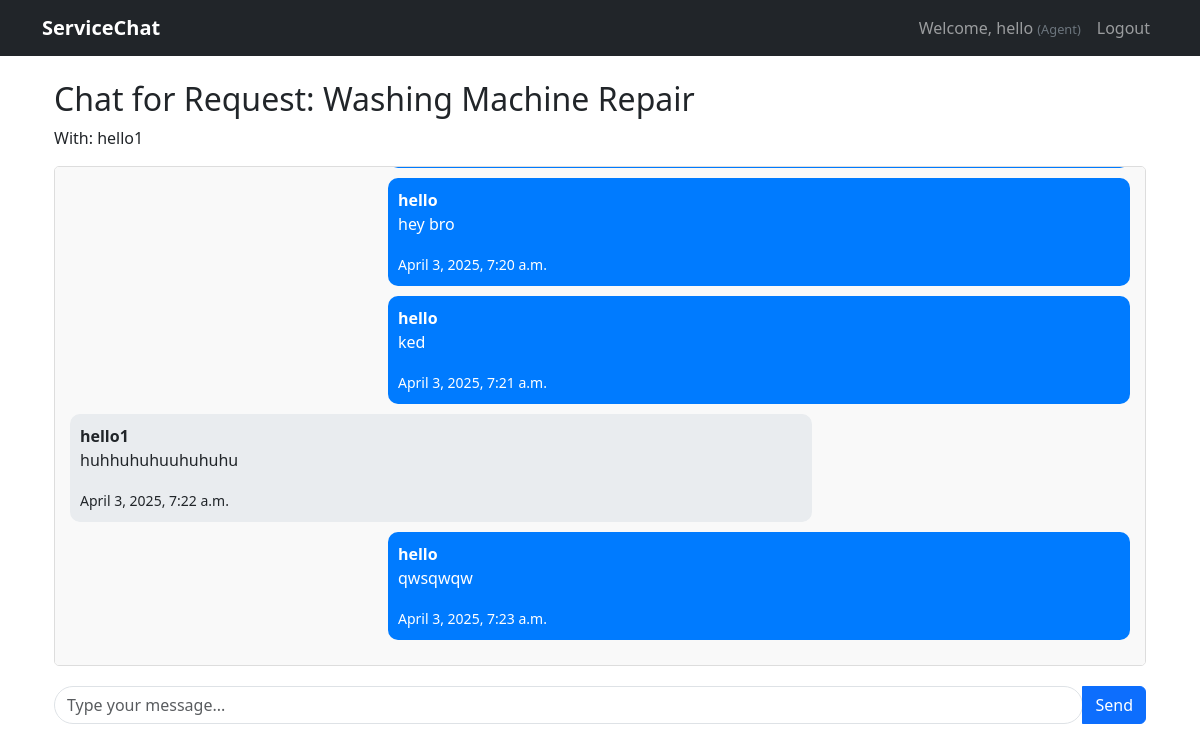
/chat/1/ (signed in), run on the app's committed database.
### core/models.py (models this page shows, shortened)
class User(AbstractUser):
    is_customer = models.BooleanField(default=False)
    is_agent = models.BooleanField(default=False)
    profile_picture = models.ImageField(upload_to='profile_pics/', null=True, blank=True)

class ServiceRequest(models.Model):
    STATUS_CHOICES = [
        ('pending', 'Pending'),
        ('accepted', 'Accepted'),
        ('rejected', 'Rejected'),
        ('completed', 'Completed'),
    ]
    customer = models.ForeignKey(User, on_delete=models.CASCADE, related_name='customer_requests')
    agent = models.ForeignKey(User, on_delete=models.CASCADE, related_name='agent_requests')
    subject = models.CharField(max_length=200)
    description = models.TextField()
    created_at = models.DateTimeField(default=timezone.now)
    status = models.CharField(max_length=20, choices=STATUS_CHOICES, default='pending')

class ChatMessage(models.Model):
    request = models.ForeignKey(ServiceRequest, on_delete=models.CASCADE, related_name='messages')
    sender = models.ForeignKey(User, on_delete=models.CASCADE)
    message = models.TextField()
    timestamp = models.DateTimeField(auto_now_add=True)
    def __str__(self):
        return f"Chat {self.id}"
    class Meta:
        ordering = ['timestamp']

### core/views.py (the view)
# urls.py: path('chat/<int:request_id>/', views.chat, name='chat'),
@login_required
def chat(request, request_id):
    service_request = get_object_or_404(ServiceRequest, id=request_id)
    if request.user not in [service_request.customer, service_request.agent]:
        return redirect('dashboard')
    if service_request.status != 'accepted':
        return redirect('dashboard')
    messages = ChatMessage.objects.filter(request=service_request).order_by('timestamp')
    if request.method == 'POST':
        form = ChatMessageForm(request.POST)
        if form.is_valid():
            chat_message = form.save(commit=False)
            chat_message.request = service_request
            chat_message.sender = request.user
            chat_message.save()
            return redirect('chat', request_id=request_id)
    else:
        form = ChatMessageForm()
    return render(request, 'chat.html', {
        'service_request': service_request,
        'messages': messages,
        'form': form,
        'other_user': service_request.agent if request.user == service_request.customer else service_request.customer
    })

### core/forms.py
class ChatMessageForm(forms.ModelForm):
    class Meta:
        model = ChatMessage
        fields = ['message']

### core/templates/chat.html (shortened to what this page needs)
{% extends 'base.html' %}
{% block content %}
<div class="container">
    <h2>Chat for Request: {{ service_request.subject }}</h2>
    <p>With: {{ other_user.username }}</p>
    <div id="chat-container">
        {% for message in messages %}
            <div class="chat-message {% if message.sender == request.user %}sent{% else %}received{% endif %}">
                <strong>{{ message.sender.username }}</strong>
                <p>{{ message.message }}</p>
                <small>{{ message.timestamp }}</small>
            </div>
        {% endfor %}
    </div>
    <form id="chat-form" method="post">
        <div class="input-group mb-3">
            <input type="text" class="form-control" id="message-input" name="message" placeholder="Type your message..." required>
            <button class="btn btn-primary" type="submit">Send</button>
        </div>
    </form>
</div>
{% endblock %}

### core/templates/base.html (shortened to what this page needs)
<!DOCTYPE html>
<html lang="en">
<head>
    <link href="https://cdn.jsdelivr.net/npm/bootstrap@5.3.0/dist/css/bootstrap.min.css" rel="stylesheet">
</head>
<body>
    <nav class="navbar navbar-expand-lg navbar-dark bg-dark">
        <div class="container">
            <a class="navbar-brand" href="{% if user.is_authenticated %}{% if user.is_customer %}{% url 'customer_dashboard' %}{% else %}{% url 'agent_dashboard' %}{% endif %}{% else %}{% url 'login' %}{% endif %}">ServiceChat</a>
            <div class="collapse navbar-collapse" id="navbarNav">
                <ul class="navbar-nav ms-auto">
                    {% if user.is_authenticated %}
                        <li class="nav-item">
                            <span class="nav-link">
                                Welcome, {{ user.username }}
                                <span class="user-type">
                                    {% if user.is_customer %}(Customer){% else %}(Agent){% endif %}
                                </span>
                            </span>
                        </li>
                        <li class="nav-item">
                            <form action="{% url 'logout' %}" method="post" class="d-inline">
                            <button type="submit" class="nav-link btn btn-link" style="border: none; background: none; cursor: pointer;">Logout</button>
                            </form>
                        </li>
                    {% endif %}
                </ul>
            </div>
        </div>
    </nav>
    <div class="container mt-4">
        {% block content %}{% endblock %}
    </div>
</body>
</html>

### core/templates/base.html (style rules this page uses)
.navbar-brand { font-weight: bold; }
.user-type { font-size: 0.8rem; color: #6c757d; }
.chat-message { border-radius: 10px; padding: 10px; margin-bottom: 10px; max-width: 70%; }
.sent { background-color: #007bff; color: white; margin-left: auto; }
.received { background-color: #e9ecef; margin-right: auto; }

### core/templates/chat.html (style rules this page uses)
#chat-container { height: 500px; overflow-y: auto; border: 1px solid #ddd; border-radius: 5px; padding: 15px; margin-bottom: 20px; background-color: #f9f9f9; }
#message-input { border-radius: 20px; }

### data on the page
User: username "hello"
ServiceRequest: subject "Washing Machine Repair"
User: username "hello1"
ChatMessage: sender.username "hello", message "hey bro", timestamp "April 3, 2025, 7:20 a.m."
ChatMessage: sender.username "hello", message "ked", timestamp "April 3, 2025, 7:21 a.m."
ChatMessage: sender.username "hello1", message "huhhuhuhuuhuhuhu", timestamp "April 3, 2025, 7:22 a.m."
ChatMessage: sender.username "hello", message "qwsqwqw", timestamp "April 3, 2025, 7:23 a.m."
